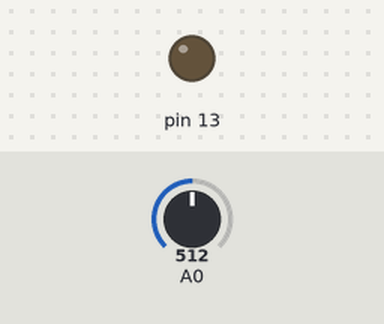
This sketch was run on a simulated Arduino Uno, built with avr-gcc and run on an emulated ATmega328P. On the bench: output pins drawn as LEDs (lit = HIGH). The test bench sets the inputs (shaded band); at power-on: A0 = 512.

Above: at 1.8 s.
1.9 s: A0 set to 316
3.4 s: A0 set to 287
At 9.6 s:
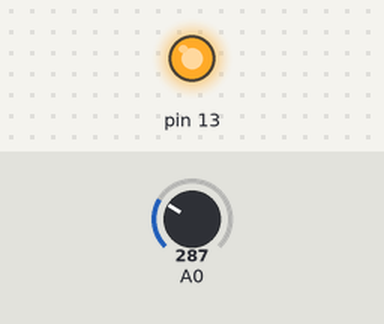
Timing chart, 0 to 13.5 s (numbered marks = the images above; inputs shaded):
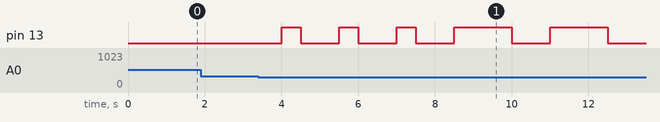

The sketch:

Smartplant.ino
```cpp
  /*John's Smart Plant: Will flash an LED S.O.S. Morse Code signal if in need of watering!
  # Connect the sensor to the A0(Analog 0) pin on the Arduino board
  # the sensor value description
  # 0  ~300     dry soil
  # 300~700     humid soil
  # 700~950     in water
  */
  // the setup function runs once when you press reset or power the board
void setup() {
  //Serial.begin(9600); // open serial port, set the baud rate as 9600 bps, enable if testing sensors
  // Connect LED light to Digital Pin 13. Initialize digital pin 13 as the LED output.
  pinMode(13, OUTPUT);
}
void loop() {
  int val;
  val = analogRead(0); //connect Moisture sensor to Analog 0
  if (val < 300)
  {
    digitalWrite(13, HIGH); // turn the LED on (HIGH is the voltage level)
    delay(500); // wait for half a second
    digitalWrite(13, LOW); // turn the LED off by making the voltage LOW
    delay(1000); // wait for a second
    digitalWrite(13, HIGH); // turn the LED on (HIGH is the voltage level)
    delay(500); // wait for half a second
    digitalWrite(13, LOW); // turn the LED off by making the voltage LOW
    delay(1000); // wait for a second
    digitalWrite(13, HIGH); // turn the LED on (HIGH is the voltage level)
    delay(500); // wait for half a second
    digitalWrite(13, LOW); // turn the LED off by making the voltage LOW
    delay(1000); // wait for a second

    /**
    * Second signal 'O'
    * Morse code for O is - - -
    * that is, three long blinks.
    */
    digitalWrite(13, HIGH); // turn the LED on (HIGH is the voltage level)
    delay(1500); // wait for one and a half a seconds
    digitalWrite(13, LOW); // turn the LED off by making the voltage LOW
    delay(1000); // wait for a second
    digitalWrite(13, HIGH); // turn the LED on (HIGH is the voltage level)
    delay(1500); // wait for one and a half a seconds
    digitalWrite(13, LOW); // turn the LED off by making the voltage LOW
    delay(1000); // wait for a second
    digitalWrite(13, HIGH); // turn the LED on (HIGH is the voltage level)
    delay(1500); // wait for one and a half a seconds
    digitalWrite(13, LOW); // turn the LED off by making the voltage LOW
    delay(1000); // wait for a second

    /**
    * Last signal 'S'
    * Morse code for S is . . .
    * that is, three short blinks.
    */
    digitalWrite(13, HIGH); // turn the LED on (HIGH is the voltage level)
    delay(500); // wait for half a second
    digitalWrite(13, LOW); // turn the LED off by making the voltage LOW
    delay(1000); // wait for a second
    digitalWrite(13, HIGH); // turn the LED on (HIGH is the voltage level)
    delay(500); // wait for half a second
    digitalWrite(13, LOW); // turn the LED off by making the voltage LOW
    delay(1000); // wait for a second
    digitalWrite(13, HIGH); // turn the LED on (HIGH is the voltage level)
    delay(500); // wait for half a second
    digitalWrite(13, LOW); // turn the LED off by making the voltage LOW
    delay(1000); // wait for a second
  }
  else
  {
    digitalWrite(13, LOW);
  }
  //Serial.println(val); //print the value to serial port, enable to test if working correctly
  delay(1000);
}
```

Measured:
- the behaviour switches between 300 and 299 on A0 (found by bisection; images 0 and 1)
- after the input at 1.9 s, every drawn part: stays the same
- after the input at 3.4 s, pin 13: goes 3 × (HIGH 0.50 s, LOW 1.0 s), HIGH 1.5 s, LOW 1.0 s, HIGH 1.5 s, then LOW, starting after 0.60 s
